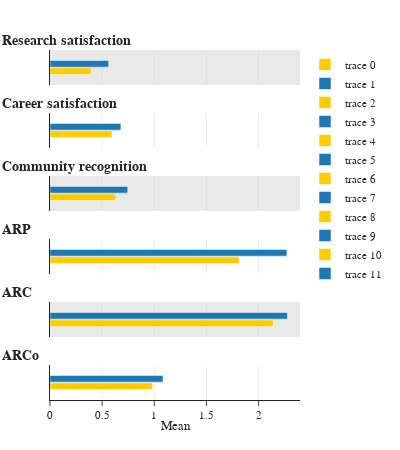

The code cell stored with this chart in its notebook:
### Code cell
vars = ['Research satisfaction', 'Career satisfaction', 'Community recognition', 'ARP', 'ARC', 'ARCo']
gender_colors = {"Women":'#ffcc00', "Men":'#1f77b4'}

# initialize the figure
fig = make_subplots(
    rows=len(vars), cols=1,
    shared_xaxes=True, shared_yaxes=True, vertical_spacing=0.08,
    horizontal_spacing=0.1
)

for var in vars:
    for gender in ['Women', 'Men']:
        
        # Create a DataFrame for the current variable
        df = df_gender_count.query("var == @var and gender == @gender")
        y_positions = [0.5] * len(df)  # Place bars at y=0.5 for centering
        fig.add_trace(
            go.Bar(
                x=df['mean'],
                y=y_positions,
                orientation='h',
                marker=dict(color=gender_colors[gender]),
            ),
            row=vars.index(var)+1, col=1
        )
        
        if vars.index(var)+1 != len(vars):
            fig.update_xaxes(title=None, showticklabels=False, ticklen=0, showline=False, row=vars.index(var)+1, col=1)
            
            
    # add subplot title
    fig.add_annotation(
        xref="x domain", yref="paper",
        x=-0.2, y=1.5,
        xanchor="left", yanchor="bottom",
        showarrow=False,
        text="<b>"+var,
        font=dict(size=14, family="Arial"),
        row=vars.index(var)+1, col=1
    )

# if odd number of subplots, add a gray square as background
subplot_index = 0
for var in vars:
    if subplot_index % 2 == 0:
        fig.add_shape(
            type="rect",
            xref="paper", yref=f"y{subplot_index+1}",
            x0=0, y0=-0.5, x1=1, y1=1.5,
            fillcolor='lightgrey', opacity=0.5,
            layer="below",
            line=dict(width=0),
        )
    subplot_index += 1
        
fig.update_layout(
    template="simple_white",
    font=dict(size=11, family="Arial"),
    margin=dict(l=50, r=100, b=50, t=50),
    bargap=0.15, # gap between bars of adjacent location coordinates.
    bargroupgap=0.1, # gap between bars of the same location coordinate.
    width=400,
    height=450
)

fig.update_xaxes(showgrid=True, gridwidth=0.5, gridcolor='lightgrey', dtick=0.5)
fig.update_yaxes(
    range=[-0.5, 1.5],   # Adjust range to fit centered bars
    showticklabels=False,  # Hide y-axis tick labels
    showgrid=False,        # Hide gridlines
    ticks="",              # Remove tick marks
    zeroline=False         # Remove the zero line
)
fig.update_xaxes(title=dict(text="Mean", standoff=0), row=len(vars), col=1)
fig.update_yaxes(title=dict(text=None, standoff=0))

fig.show()

### Figure 1 — Plotly figure (JSON) as saved in the notebook; plotly's stock layout.template omitted (floating-point values rounded to 4 significant figures)
{"data": [{"marker": {"color": "#ffcc00"}, "orientation": "h", "type": "bar", "x": [0.3964], "xaxis": "x", "y": [0.5], "yaxis": "y"}, {"marker": {"color": "#1f77b4"}, "orientation": "h", "type": "bar", "x": [0.5632], "xaxis": "x", "y": [0.5], "yaxis": "y"}, {"marker": {"color": "#ffcc00"}, "orientation": "h", "type": "bar", "x": [0.5933], "xaxis": "x2", "y": [0.5], "yaxis": "y2"}, {"marker": {"color": "#1f77b4"}, "orientation": "h", "type": "bar", "x": [0.6796], "xaxis": "x2", "y": [0.5], "yaxis": "y2"}, {"marker": {"color": "#ffcc00"}, "orientation": "h", "type": "bar", "x": [0.6286], "xaxis": "x3", "y": [0.5], "yaxis": "y3"}, {"marker": {"color": "#1f77b4"}, "orientation": "h", "type": "bar", "x": [0.7455], "xaxis": "x3", "y": [0.5], "yaxis": "y3"}, {"marker": {"color": "#ffcc00"}, "orientation": "h", "type": "bar", "x": [1.814], "xaxis": "x4", "y": [0.5], "yaxis": "y4"}, {"marker": {"color": "#1f77b4"}, "orientation": "h", "type": "bar", "x": [2.272], "xaxis": "x4", "y": [0.5], "yaxis": "y4"}, {"marker": {"color": "#ffcc00"}, "orientation": "h", "type": "bar", "x": [2.141], "xaxis": "x5", "y": [0.5], "yaxis": "y5"}, {"marker": {"color": "#1f77b4"}, "orientation": "h", "type": "bar", "x": [2.278], "xaxis": "x5", "y": [0.5], "yaxis": "y5"}, {"marker": {"color": "#ffcc00"}, "orientation": "h", "type": "bar", "x": [0.9814], "xaxis": "x6", "y": [0.5], "yaxis": "y6"}, {"marker": {"color": "#1f77b4"}, "orientation": "h", "type": "bar", "x": [1.084], "xaxis": "x6", "y": [0.5], "yaxis": "y6"}], "layout": {"annotations": [{"font": {"family": "Arial", "size": 14}, "showarrow": false, "text": "<b>Research satisfaction", "x": -0.2, "xanchor": "left", "xref": "x domain", "y": 1.5, "yanchor": "bottom", "yref": "y"}, {"font": {"family": "Arial", "size": 14}, "showarrow": false, "text": "<b>Career satisfaction", "x": -0.2, "xanchor": "left", "xref": "x2 domain", "y": 1.5, "yanchor": "bottom", "yref": "y2"}, {"font": {"family": "Arial", "size": 14}, "showarrow": false, "text": "<b>Community recognition", "x": -0.2, "xanchor": "left", "xref": "x3 domain", "y": 1.5, "yanchor": "bottom", "yref": "y3"}, {"font": {"family": "Arial", "size": 14}, "showarrow": false, "text": "<b>ARP", "x": -0.2, "xanchor": "left", "xref": "x4 domain", "y": 1.5, "yanchor": "bottom", "yref": "y4"}, {"font": {"family": "Arial", "size": 14}, "showarrow": false, "text": "<b>ARC", "x": -0.2, "xanchor": "left", "xref": "x5 domain", "y": 1.5, "yanchor": "bottom", "yref": "y5"}, {"font": {"family": "Arial", "size": 14}, "showarrow": false, "text": "<b>ARCo", "x": -0.2, "xanchor": "left", "xref": "x6 domain", "y": 1.5, "yanchor": "bottom", "yref": "y6"}], "bargap": 0.15, "bargroupgap": 0.1, "font": {"family": "Arial", "size": 11}, "height": 450, "margin": {"b": 50, "l": 50, "r": 100, "t": 50}, "shapes": [{"fillcolor": "lightgrey", "layer": "below", "line": {"width": 0}, "opacity": 0.5, "type": "rect", "x0": 0, "x1": 1, "xref": "paper", "y0": -0.5, "y1": 1.5, "yref": "y"}, {"fillcolor": "lightgrey", "layer": "below", "line": {"width": 0}, "opacity": 0.5, "type": "rect", "x0": 0, "x1": 1, "xref": "paper", "y0": -0.5, "y1": 1.5, "yref": "y3"}, {"fillcolor": "lightgrey", "layer": "below", "line": {"width": 0}, "opacity": 0.5, "type": "rect", "x0": 0, "x1": 1, "xref": "paper", "y0": -0.5, "y1": 1.5, "yref": "y5"}], "width": 400, "xaxis": {"anchor": "y", "domain": [0, 1], "dtick": 0.5, "gridcolor": "lightgrey", "gridwidth": 0.5, "matches": "x6", "showgrid": true, "showline": false, "showticklabels": false, "ticklen": 0, "title": {}}, "xaxis2": {"anchor": "y2", "domain": [0, 1], "dtick": 0.5, "gridcolor": "lightgrey", "gridwidth": 0.5, "matches": "x6", "showgrid": true, "showline": false, "showticklabels": false, "ticklen": 0, "title": {}}, "xaxis3": {"anchor": "y3", "domain": [0, 1], "dtick": 0.5, "gridcolor": "lightgrey", "gridwidth": 0.5, "matches": "x6", "showgrid": true, "showline": false, "showticklabels": false, "ticklen": 0, "title": {}}, "xaxis4": {"anchor": "y4", "domain": [0, 1], "dtick": 0.5, "gridcolor": "lightgrey", "gridwidth": 0.5, "matches": "x6", "showgrid": true, "showline": false, "showticklabels": false, "ticklen": 0, "title": {}}, "xaxis5": {"anchor": "y5", "domain": [0, 1], "dtick": 0.5, "gridcolor": "lightgrey", "gridwidth": 0.5, "matches": "x6", "showgrid": true, "showline": false, "showticklabels": false, "ticklen": 0, "title": {}}, "xaxis6": {"anchor": "y6", "domain": [0, 1], "dtick": 0.5, "gridcolor": "lightgrey", "gridwidth": 0.5, "showgrid": true, "title": {"standoff": 0, "text": "Mean"}}, "yaxis": {"anchor": "x", "domain": [0.9, 1.0], "range": [-0.5, 1.5], "showgrid": false, "showticklabels": false, "ticks": "", "title": {"standoff": 0}, "zeroline": false}, "yaxis2": {"anchor": "x2", "domain": [0.72, 0.82], "range": [-0.5, 1.5], "showgrid": false, "showticklabels": false, "ticks": "", "title": {"standoff": 0}, "zeroline": false}, "yaxis3": {"anchor": "x3", "domain": [0.54, 0.64], "range": [-0.5, 1.5], "showgrid": false, "showticklabels": false, "ticks": "", "title": {"standoff": 0}, "zeroline": false}, "yaxis4": {"anchor": "x4", "domain": [0.36, 0.46], "range": [-0.5, 1.5], "showgrid": false, "showticklabels": false, "ticks": "", "title": {"standoff": 0}, "zeroline": false}, "yaxis5": {"anchor": "x5", "domain": [0.18, 0.28], "range": [-0.5, 1.5], "showgrid": false, "showticklabels": false, "ticks": "", "title": {"standoff": 0}, "zeroline": false}, "yaxis6": {"anchor": "x6", "domain": [0, 0.1], "range": [-0.5, 1.5], "showgrid": false, "showticklabels": false, "ticks": "", "title": {"standoff": 0}, "zeroline": false}}}
